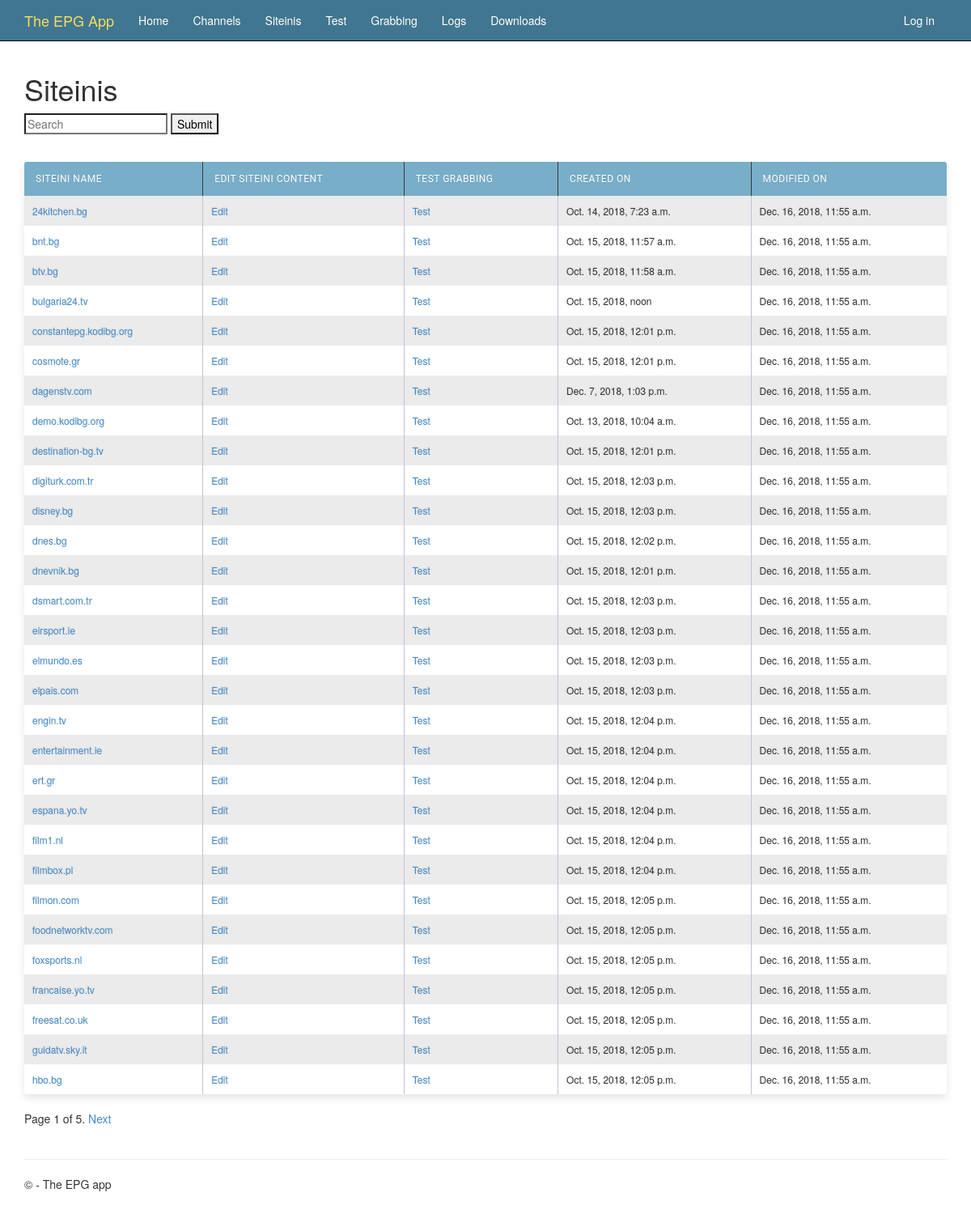
Page /siteinis/ on the earlier database version.
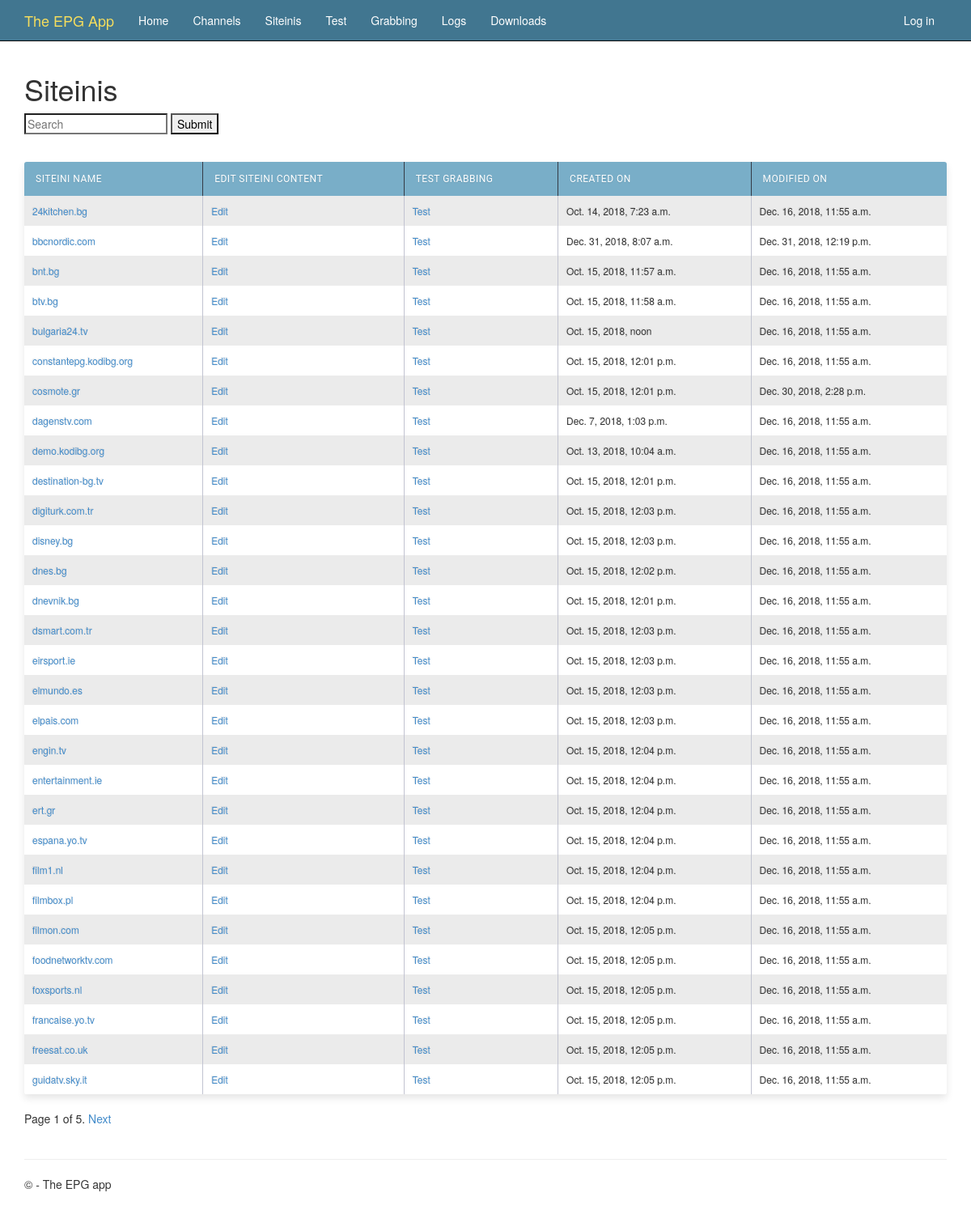
Same page on the later database version.
### epgapp/models.py (models this page shows, shortened)
class Siteini(models.Model):
  import uuid
  name     = models.CharField('Name of siteini file', max_length=32)
  slug     = models.SlugField('Slug', unique=False, default="", help_text='How it appears in URL')
  enabled  = models.BooleanField(default=True)
  content  = models.TextField()
  created  = models.DateTimeField(auto_now_add=True)
  modified = models.DateTimeField(auto_now=True)
  def get_absolute_url(self):
    return reverse('siteini-detail', args=[str(self.slug)])
  class Meta:
    ordering = ['name']
    verbose_name_plural = '     Siteinis'

### epgapp/views.py (the view)
# urls.py: url(r'^siteinis/$', epgapp.views.SiteiniListView.as_view(), name='siteini-list'),
class SiteiniListView(ListView):
    model = Siteini
    paginate_by = 30
    def get_context_data(self, **kwargs):
        context = super().get_context_data(**kwargs)
        context['now'] = timezone.now()
        return context
    def get_queryset(self):
      result = super(SiteiniListView, self).get_queryset()
      q = self.request.GET.get('q')
      if q:
        result = result.filter(name__icontains=q)
      return result

### epgapp/templates/epgapp/siteini_list.html (shortened to what this page needs)
{% extends "layout.html" %}
{% block content %}
<h1>Siteinis</h1>
<form id="searchform" action="{% url 'siteini-list' %}" method="GET" accept-charset="utf-8">
    <input class="searchfield" id="searchbox" name="q" type="text" placeholder="Search">
    <input class="" type="submit" value="Submit"/>
</form>
<br />
<table class="maintable">
    <thead>
        <tr>
            <th>Siteini name</th>
            <th>Edit siteini content</th>
            <th>Test grabbing</th>
            <th>Created on</th>
            <th>Modified on</th>
        </tr>
    </thead>
    <tbody>
    {% for o in object_list %}
        {% if o.enabled %}
        <tr>
            <td><a href="{{ o.get_absolute_url }}">{{ o.name }}</a></td>
            <td><a href="{% url 'admin:epgapp_siteini_change' o.id %}">Edit</a></td>
            <td><a href="{% url 'siteini-test' %}#{{o.name}}">Test</a></td>
            <td>{{ o.created }}</td>
            <td>{{ o.modified }}</td>
        </tr>
        {% endif %}
    {% empty %}
        <tr><td colspan="3">No stats yet.</td></tr>
    {% endfor %}
    </tbody>
</table>
{% if is_paginated %}
    <div class="pagination">
        <span class="page-links">
            <span class="page-current">
                Page {{ page_obj.number }} of {{ page_obj.paginator.num_pages }}.
            </span>
            {% if page_obj.has_next %}
                <a href="{% url 'siteini-list' %}?page={{ page_obj.next_page_number }}">Next</a>
            {% endif %}
        </span>
    </div>
{% endif %}
{% endblock %}

Differences in the rows shown:
no longer on this page (row unchanged): Siteini: name "hbo.bg", created "Oct. 15, 2018, 12:05 p.m.", modified "Dec. 16, 2018, 11:55 a.m."
added Siteini: name "bbcnordic.com", created "Dec. 31, 2018, 8:07 a.m.", modified "Dec. 31, 2018, 12:19 p.m."
changed Siteini "cosmote.gr": modified "Dec. 16, 2018, 11:55 a.m." → "Dec. 30, 2018, 2:28 p.m."
